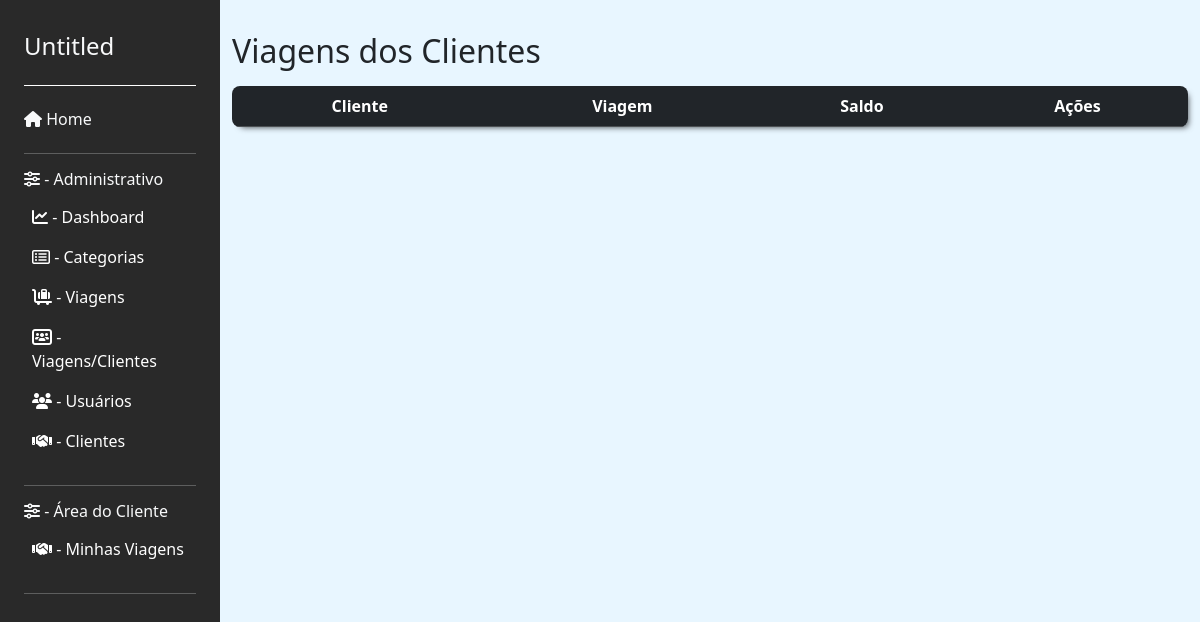
Before: /trip/listar_viagens_vinculadas/ (signed in) with the older database file.
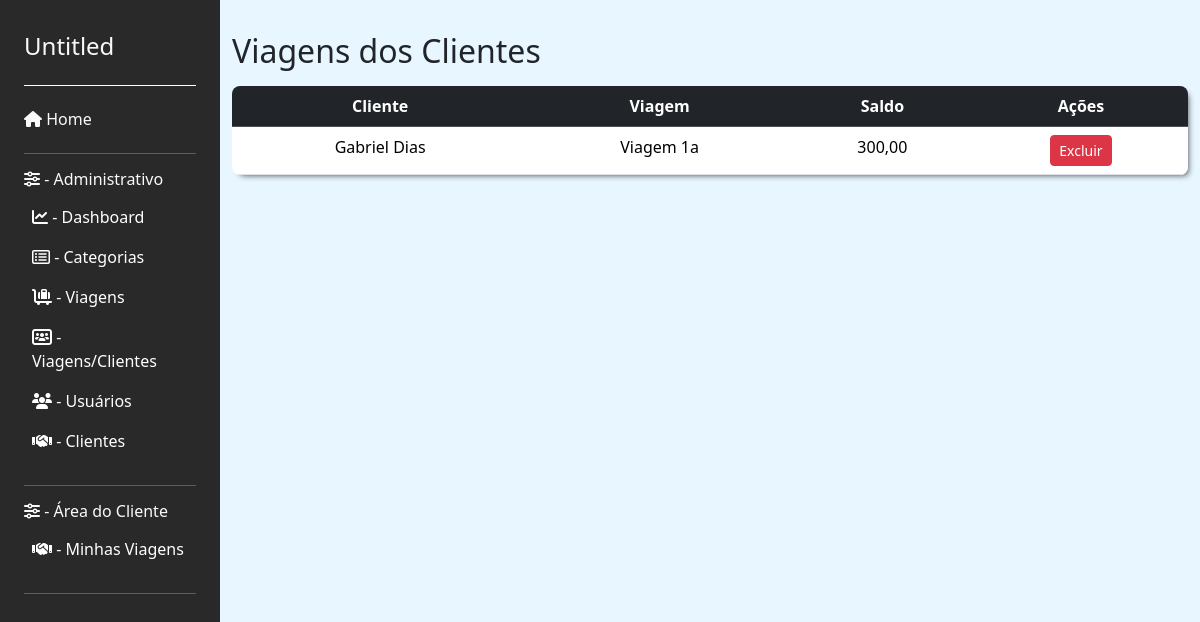
After: the same page with the newer database file.
### user/models.py (models this page shows, shortened)
class ViagensCliente(models.Model):
    cliente = models.ForeignKey(Cliente, on_delete=models.CASCADE)
    viagem = models.ForeignKey(Viagem, on_delete=models.CASCADE)

class Cliente(models.Model):
    user = models.OneToOneField(User, on_delete=models.CASCADE)
    rg = models.CharField(max_length=20, blank=True, null=True)
    cpf = models.CharField(max_length=14, blank=True, null=True)
    telefone = models.CharField(max_length=15, blank=True, null=True)
    data_nascimento = models.DateField(null=False)
    GENERO_CHOICES = (
        ('M', 'Masculino'),
        ('F', 'Feminino'),
        ('O', 'Outro')
    )
    genero = models.CharField(max_length=1, choices=GENERO_CHOICES)
    update_at = models.DateTimeField(auto_now=True)
    created_at = models.DateTimeField(auto_now_add=True)

### trip/models.py (models this page shows, shortened)
class Viagem(models.Model):
    titulo = models.CharField(max_length=200)
    slug = models.SlugField(unique=True, blank=True)
    categoria = models.ForeignKey(
        Categoria, on_delete=models.SET_NULL, null=True, blank=True, default=None)  # noqa
    descricao = models.TextField(null=False)
    custo = models.DecimalField(max_digits=10, decimal_places=2, null=False)
    preco = models.DecimalField(max_digits=10, decimal_places=2, null=False)
    check_in_data = models.DateTimeField(null=False)
    check_out_data = models.DateTimeField(null=False)
    vagas_disponiveis = models.IntegerField()
    cover = models.ImageField(
        upload_to='viagens_covers/', null=True, blank=True)
    is_active = models.BooleanField(default=True)
    created_at = models.DateTimeField(auto_now_add=True)
    updated_at = models.DateTimeField(auto_now=True)

### user/views.py (the view, shortened to what this page needs)
# urls.py: path('listar_viagens_vinculadas/', listar_viagens_vinculadas,
def listar_viagens_vinculadas(request):
    if request.user.is_authenticated and request.user.groups.filter(name='ADM').exists():
        viagens_clientes = ViagensCliente.objects.filter(
            viagem__is_active=True)
        return render(request, 'trip/viagem/listar_viagens_vinculadas.html',
                      {'viagens_clientes': viagens_clientes, **sidebar(request)})

### trip/views.py (called while the page is built)
def sidebar(request):
    is_adm = request.user.groups.filter(name='ADM').exists()
    is_cliente = request.user.groups.filter(name='Cliente').exists()
    return {'is_adm': is_adm, 'is_cliente': is_cliente}

### trip/templates/trip/viagem/listar_viagens_vinculadas.html (shortened to what this page needs)
{% extends 'base.html' %}
{% block content %}
  <h2>Viagens dos Clientes</h2>
  <div class="table-container mt-3">
    <table class="table  text-center" style="margin-bottom: 0;">
      <thead class="table-dark">
        <tr>
          <th>Cliente</th>
          <th>Viagem</th>
          <th>Saldo</th>
          <th>Ações</th>
        </tr>
      </thead>
      <tbody>
        {% for viagens_cliente in viagens_clientes %}
          <tr>
            <td>{{ viagens_cliente.cliente.user.first_name }} {{ viagens_cliente.cliente.user.last_name }}</td>
            <td>{{ viagens_cliente.viagem.titulo }}</td>
            <td>{{ viagens_cliente.viagem.preco }}</td>
            <td>
              <button type="button" class="btn btn-danger btn-sm" data-bs-toggle="modal" data-bs-target="#excluirModal{{ viagens_cliente.id }}">
                Excluir
              </button>
            </td>
          </tr>
        {% endfor %}
      </tbody>
    </table>
  </div>
{% endblock content %}

Changed rows visible on the page:
added ViagensCliente: cliente.user.first_name "Gabriel", cliente.user.last_name "Dias", viagem.titulo "Viagem 1a", viagem.preco "300,00"
